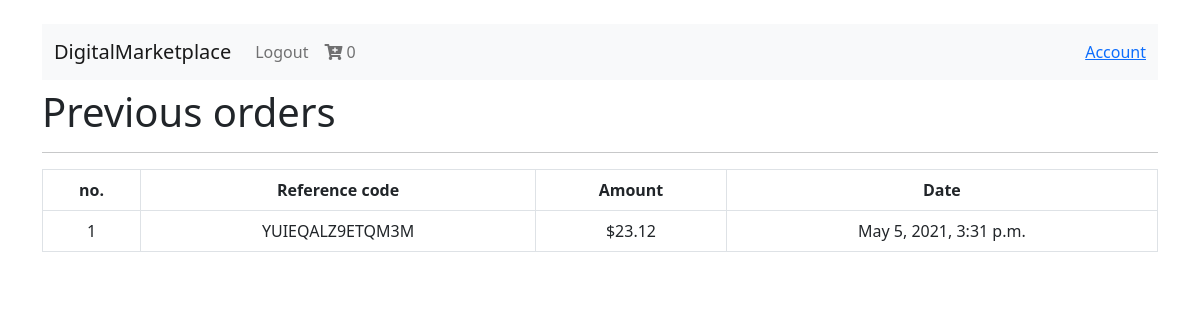
Before: /account/profile/ (signed in) with the older database file.
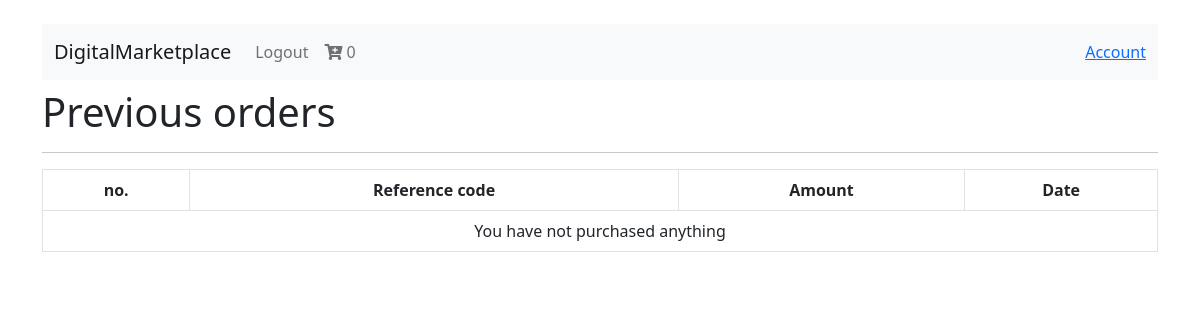
After: the same page with the newer database file.
### shopping_cart/models.py (models this page shows, shortened)
class Order(models.Model):
    user = models.ForeignKey(settings.AUTH_USER_MODEL ,on_delete=models.CASCADE)
    is_ordered = models.BooleanField(default=False)
    items = models.ManyToManyField('OrderItem')
    ref_code=models.CharField(max_length=50)
    def get_total(self):
        return self.items.all().aggregate(order_total=Sum('book__price'))['order_total']

class Payment(models.Model):
    order=models.ForeignKey('Order',on_delete=models.CASCADE)
    total_amount=models.FloatField()
    date_paid=models.DateTimeField(auto_now_add=True)
    stripe_charge_id=models.CharField(max_length=100)

### core/views.py (the view)
# urls.py: path('account/profile/',profile_view,name = 'profile'),
def profile_view(request):
    orders = Order.objects.filter(user=request.user, is_ordered=True)
    context = {
        'orders': orders
    }
    return render(request, "profile.html", context)

### shopping_cart/templatetags/cart_template_tags.py (called while the page is built)
@register.filter
def cart_item_count(user):
    if user.is_authenticated:
        qs=Order.objects.filter(user=user,is_ordered=False)
        if qs.exists():
            return qs[0].items.count()
    return 0

### templates/profile.html
{% extends "base.html" %}
{% block content %}
<h1>Previous orders</h1>
<hr />
<table class="table table-hover table-bordered text-center">
    <tr class="text-center">
        <th>no.</th>
        <th>Reference code</th>
        <th>Amount</th>
        <th>Date</th>
    </tr>
    {% for order in orders %}
    <tr>
        <td>{{ forloop.counter }}</td>
        <td>{{ order.ref_code }}</td>
        <td>${{ order.get_total }}</td>
        <td>{{ order.payment_set.first.date_paid }}</td>
    </tr>
    {% empty %}
    <tr>
    <td colspan="4">
        You have not purchased anything
    </td>
    </tr>
    {% endfor %}
</table>
{% endblock content %}

Changed rows visible on the page:
no longer on this page (row edited): Order: ref_code "YUIEQALZ9ETQM3M", get_total "23.12", payment_set.first.date_paid "May 5, 2021, 3:31 p.m."
Other visible differences:
text now shown: "You have not purchased anything"
